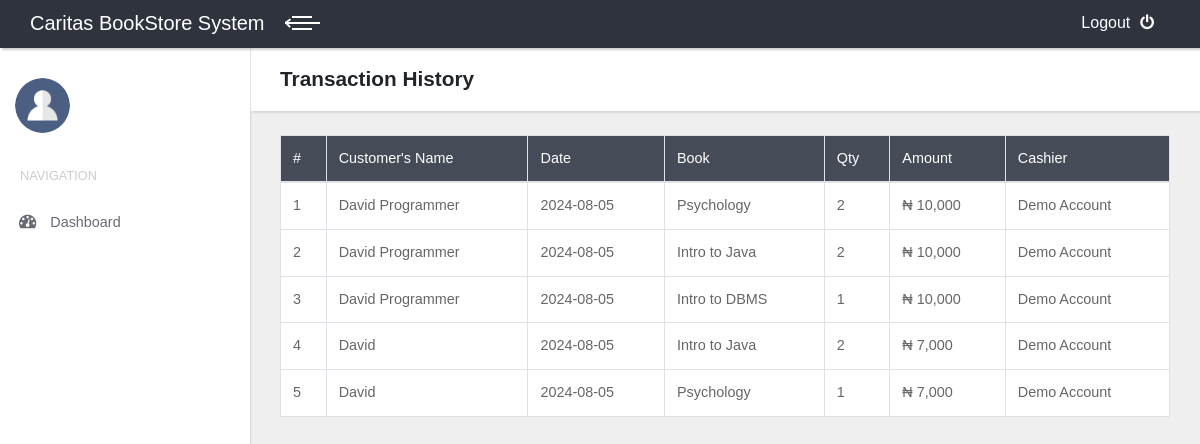
Screenshot of /index.php/history with the database file from the repository.
### tables this page shows
CREATE TABLE `transactions` (
  `transaction_code` int(11) NOT NULL,
  `user_code` int(11) NOT NULL,
  `buyer_name` varchar(100) NOT NULL,
  `total` int(11) NOT NULL,
  `date` date NOT NULL,
  `book_name` varchar(255) NOT NULL,
  `book_quantity` int(11) NOT NULL
);

CREATE TABLE `books` (
  `book_code` int(11) NOT NULL,
  `book_title` varchar(100) NOT NULL,
  `year` int(11) NOT NULL,
  `category_code` int(11) NOT NULL,
  `price` int(25) NOT NULL,
  `book_image` longblob NOT NULL,
  `publisher` varchar(100) NOT NULL,
  `author` varchar(100) NOT NULL,
  `stock` int(11) NOT NULL
);

CREATE TABLE `transaction_details` (
  `transaction_code` int(11) NOT NULL,
  `book_code` int(11) NOT NULL,
  `quantity` int(11) NOT NULL
);

CREATE TABLE `users` (
  `user_code` int(11) NOT NULL,
  `user_name` varchar(100) NOT NULL,
  `username` varchar(100) NOT NULL,
  `password` varchar(100) NOT NULL,
  `level` varchar(100) NOT NULL
);

### application/controllers/History.php (called while the page is built, shortened)
<?php
class History extends CI_Controller {
    public $load;
    public $M_History;
    public function __construct() {
        $this->load->model('M_History');
    }
    public function index() {
        $data['display_history'] = $this->M_History->display_history();
        $data['content'] = "v_history";
        $this->load->view('template', $data, FALSE);
    }
}
?>

### index.php (called while the page is built, shortened)
<?php
require_once BASEPATH.'core/CodeIgniter.php';

### application/models/M_History.php (called while the page is built, shortened)
<?php
class M_History extends CI_Model {
    public function display_history() {
        $this->db->select('transactions.*, users.user_name, transaction_details.quantity as book_qty, books.book_title as bookname');
        $this->db->from('transactions');
        $this->db->join('users', 'users.user_code = transactions.user_code');
        $this->db->join('transaction_details', 'transaction_details.transaction_code = transactions.transaction_code');
        $this->db->join('books', 'books.book_code = transaction_details.book_code');
        return $this->db->get()->result();
    }
}
?>

### application/views/v_history.php (the view)
<header class="page-header">
    <div class="container-fluid">
        <h2 class="no-margin-bottom">Transaction History</h2>
    </div>
</header>
<div class="container-fluid">
    <br>
    <div class="row">
        <div class="col-md-12">
            <table class="table table-hover table-bordered" id="example" ui-options=ui-options="{ &quot;paging&quot;: { &quot;enabled&quot;: true }, &quot;filtering&quot;: { &quot;enabled&quot;: true }, &quot;sorting&quot;: { &quot;enabled&quot;: true }}">
                <thead style="background-color: #464b58; color:white;">
                    <tr>
                        <td>#</td>
                        <td>Customer's Name</td>
                        <td>Date</td>
                        <td>Book</td>
                        <td>Qty</td>
                        <td>Amount</td>
                        <td>Cashier</td>
                    </tr>
                </thead>
                <tbody style="background-color: white;">
                    <?php $no = 0; foreach ($display_history as $history) : $no++; ?>
                    <tr>
                        <td><?=$no?></td>
                        <td><?=$history->buyer_name?></td>
                        <td><?=$history->date?></td>
                        <td><?=$history->bookname?></td>
                        <td><?=$history->book_qty?></td>
                        <td>₦ <?=number_format($history->total)?></td>
                        <td><?=$history->user_name?></td>
                    </tr>
                    <?php endforeach ?>
                </tbody>
            </table>
        </div>
    </div>
</div>

### assets/css/style.default.css (style rules this page uses)
body { overflow-x: hidden; }
.container-fluid { padding: 0 30px; }
header.page-header { padding: 20px 0; }
table { font-size: 0.9em; color: #666; }
.page-header { background: #fff; padding: 20px; -webkit-box-shadow: 2px 2px 2px rgba(0, 0, 0, 0.1); box-shadow: 2px 2px 2px rgba(0, 0, 0, 0.1); position: relative; z-index: 8; }
.no-margin-bottom { margin-bottom: 0 !important; }
body { font-family: "Poppins", sans-serif; font-size: 1rem; font-weight: 400; line-height: 1.5; color: #212529; background-color: #fff; }
h1, h2, h3, h4, h5, h6, .h1, .h2, .h3, .h4, .h5, .h6 { margin-bottom: 0.5rem; font-family: inherit; font-weight: 700; line-height: 1.1; color: inherit; }
h2, .h2 { font-size: 1.3rem; }

### rows the page displays
transactions: buyer_name "David Programmer", date "2024-08-05", books.book_title "Psychology", transaction_details.quantity "2", total "10,000", users.user_name "Demo Account", books.book_title "Intro to Java", books.book_title "Intro to DBMS", transaction_details.quantity "1"
transactions: buyer_name "David", date "2024-08-05", books.book_title "Intro to Java", transaction_details.quantity "2", total "7,000", users.user_name "Demo Account", books.book_title "Psychology", transaction_details.quantity "1"
